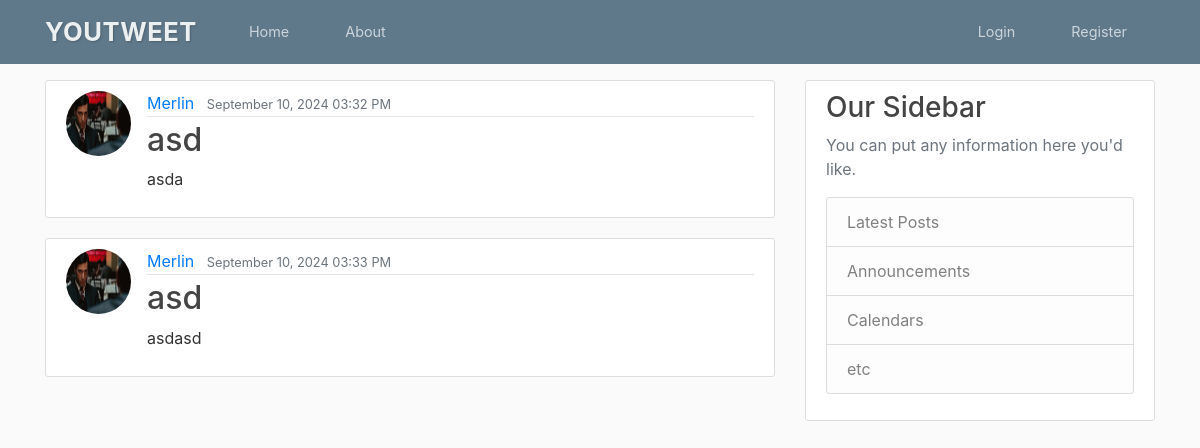
Page /home on the earlier database version.
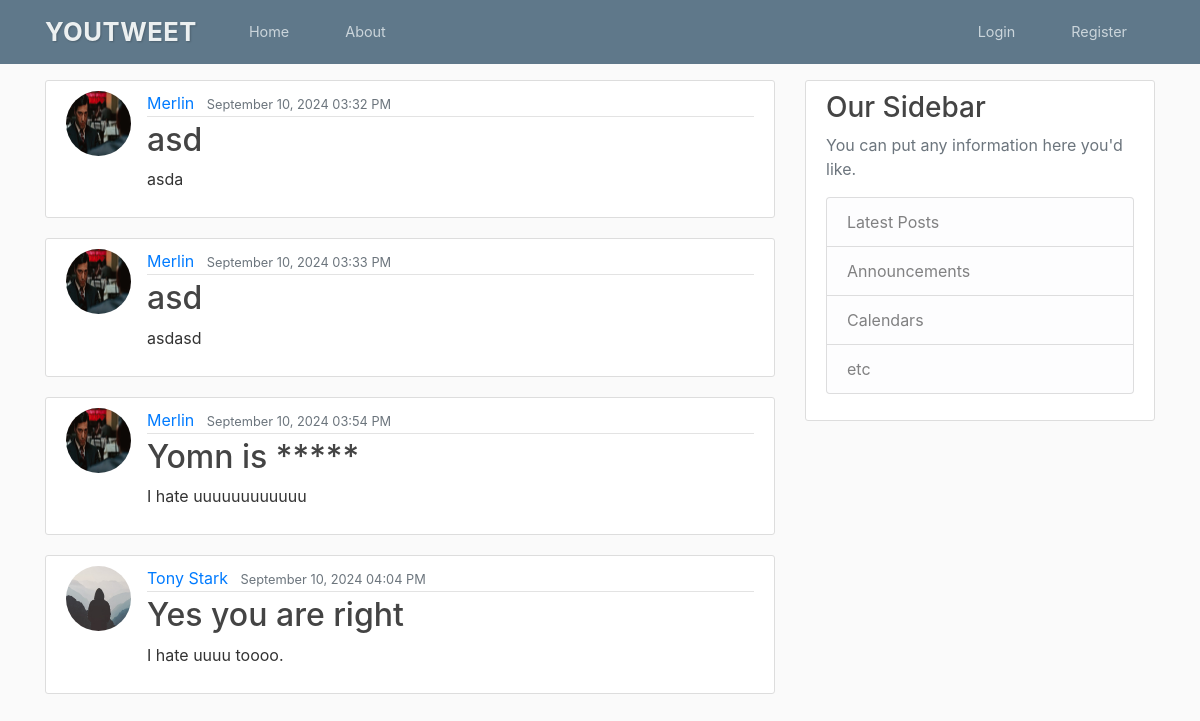
Same page on the later database version.
### youtweet/models.py (models this page shows, shortened)
class Post(db.Model):
    id = db.Column(db.Integer, primary_key=True)
    title = db.Column(db.String(100), nullable=False)
    date_posted = db.Column(db.DateTime, nullable=False, default=datetime.utcnow)
    content = db.Column(db.Text, nullable=False)
    user_id = db.Column(db.Integer, db.ForeignKey('user.id'), nullable=False)

class User(db.Model, UserMixin):
    id = db.Column(db.Integer, primary_key=True)
    username = db.Column(db.String(20), unique=True, nullable=False)
    email = db.Column(db.String(120), unique=True, nullable=False)
    image_file = db.Column(db.String(20), nullable=False, default='default.jpg')
    password = db.Column(db.String(60), nullable=False)
    posts = db.relationship('Post', backref='author', lazy=True)

### youtweet/routes.py (the view)
@app.route('/', methods=['GET', 'POST'])
@app.route('/home',  methods=['GET', 'POST'])
def home():
    posts = Post.query.all()
    return render_template('home.html', posts=posts)

### youtweet/templates/home.html
{% extends "layout.html" %}
{% block content %}
    {% for post in posts %}
        <article class="media content-section">
          <img class="rounded-circle article-img" src="{{ url_for('static', filename='profile_pics/' + post.author.image_file) }}">
          <div class="media-body">
            <div class="article-metadata">
              <a class="mr-2" href="#">{{ post.author.username }}</a>
              <small class="text-muted">{{ post.date_posted.strftime('%B %d, %Y %I:%M %p') }}</small>
            </div>
            <h2><a class="article-title" href="#">{{ post.title }}</a></h2>
            <p class="article-content">{{ post.content }}</p>
          </div>
        </article>
    {% endfor %}
{% endblock content %}

### youtweet/templates/layout.html (shortened to what this page needs)
<!DOCTYPE html>
<html>
<head>
    <link rel="stylesheet" href="https://maxcdn.bootstrapcdn.com/bootstrap/4.0.0/css/bootstrap.min.css">
    <link rel="stylesheet" type="text/css" href="{{ url_for('static', filename='main.css') }}">
</head>
<body>
    <header class="site-header">
      <nav class="navbar navbar-expand-md navbar-dark bg-steel fixed-top">
        <div class="container">
          <a class="navbar-brand mr-4" href="/">YouTweet</a>
          <div class="collapse navbar-collapse" id="navbarToggle">
            <div class="navbar-nav mr-auto">
              <a class="nav-item nav-link" href="{{ url_for('home') }}">Home</a>
              <a class="nav-item nav-link" href="{{ url_for('about') }}">About</a>
            </div>
            <div class="navbar-nav">
              {%if not current_user.is_authenticated %}
                <a class="nav-item nav-link" href="{{ url_for('login') }}">Login</a>
                <a class="nav-item nav-link" href="{{ url_for('register') }}">Register</a>
              {% else %}
                <a class="nav-item nav-link" href="{{ url_for('new_post') }}">New Post</a>
                <a class="nav-item nav-link" href="{{ url_for('account') }}">Account</a>
                <a class="nav-item nav-link" href="{{ url_for('logout') }}">Logout</a>
              {% endif %}
            </div>
          </div>
        </div>
      </nav>
    </header>
    <main role="main" class="container">
      <div class="row">
        <div class="col-md-8">
          {% block content %}{% endblock %}
        </div>
        <div class="col-md-4">
          <div class="content-section">
            <h3>Our Sidebar</h3>
            <p class='text-muted'>You can put any information here you'd like.
              <ul class="list-group">
                <li class="list-group-item list-group-item-light">Latest Posts</li>
                <li class="list-group-item list-group-item-light">Announcements</li>
                <li class="list-group-item list-group-item-light">Calendars</li>
                <li class="list-group-item list-group-item-light">etc</li>
              </ul>
            </p>
          </div>
        </div>
      </div>
    </main>
</body>
</html>

### youtweet/static/main.css (style rules this page uses)
.site-header { background: #34495e; padding: 0.5rem 1.5rem; box-shadow: 0 3px 6px rgba(0, 0, 0, 0.1); position: fixed; width: 100%; top: 0; left: 0; z-index: 1000; }
.site-header .navbar-brand { color: #ecf0f1; font-size: 1.6rem; font-weight: 700; text-transform: uppercase; letter-spacing: 0.5px; text-shadow: 1px 1px 2px rgba(0, 0, 0, 0.2); margin-right: auto; }
.site-header .navbar-nav { display: flex; align-items: center; }
.site-header .navbar-nav .nav-link { color: #bdc3c7; font-size: 0.9rem; margin: 0 1rem; padding: 8px 12px; transition: color 0.3s ease, background-color 0.3s ease; position: relative; text-decoration: none; border-radius: 4px; }
body { background: #fafafa; color: #333333; margin-top: 5rem; }
h1, h2, h3, h4, h5, h6 { color: #444444; }
.bg-steel { background-color: #5f788a; }
.site-header .navbar-nav .nav-link { color: #cbd5db; }
.content-section { background: #ffffff; padding: 10px 20px; border: 1px solid #dddddd; border-radius: 3px; margin-bottom: 20px; }
.article-title { color: #444444; }
.article-content { white-space: pre-line; }
.article-img { height: 65px; width: 65px; margin-right: 16px; }
.article-metadata { padding-bottom: 1px; margin-bottom: 4px; border-bottom: 1px solid #e3e3e3 }

Differences in the rows shown:
added Post: image_file (picture), author.username "Merlin", date_posted "September 10, 2024 03:54 PM", title "Yomn is *****", content "I hate uuuuuuuuuuuu"
added Post: image_file (placeholder picture), author.username "Tony Stark", date_posted "September 10, 2024 04:04 PM", title "Yes you are right", content "I hate uuuu toooo."
